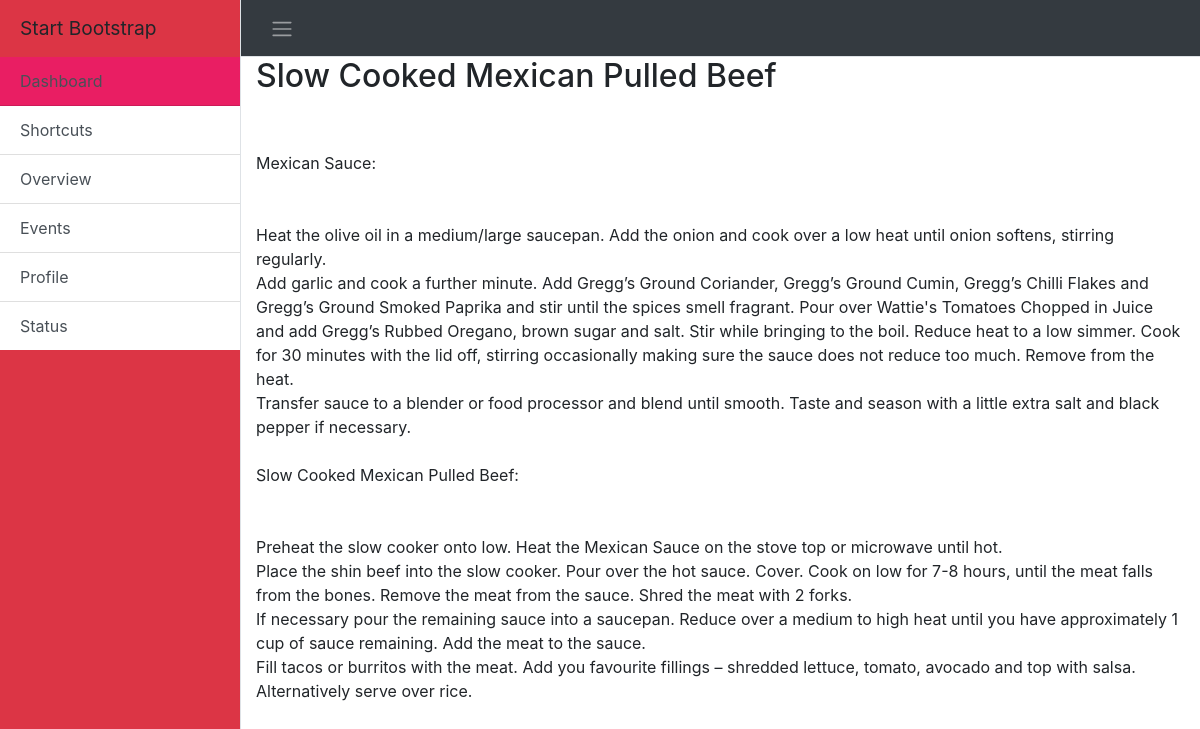
The page /post/8/ on the database its author committed.
### food/models.py (models this page shows, shortened)
class Post(models.Model):
	title = models.CharField(max_length=200)
	image = models.CharField(max_length=500)
	article_link = models.CharField(max_length=500, default='None')
	ingredients = models.TextField()
	text = models.TextField()
	published_date = models.DateTimeField(default=timezone.now())

### food/views.py (the view)
# urls.py: path('post/<int:pk>/', views.post_detail, name='post_detail'),
def post_detail(request, pk):
	post = get_object_or_404(Post, pk=pk)
	return render(request, 'food/post_detail.html', {'post': post})

### food/templates/food/post_detail.html
{% extends 'food/base.html' %}
{% block content %}
<div class="post">
        <h2>{{ post.title }}</h2>
        <p>{{ post.text|linebreaksbr }}</p>
    </div>
{% endblock %}

### food/static/css/stylesheet.css (style rules this page uses)
body { overflow-x: hidden; }

### rows shown on the page
Post: title "Slow Cooked Mexican Pulled Beef", text "Mexican Sauce: Heat the olive oil in a medium/large saucepan. Add the onion and cook over a low heat until onion softens, stirring regularly. Add garlic and cook a further minute. Add Gregg’s Ground Coriander, Gregg’s Ground Cumin, Gregg’s Chilli Flakes and Gregg’s Ground Smoked Paprika and stir until the spices smell fragrant. Pour over Wattie's Tomatoes Chopped in Juice and add Gregg’s Rubbed Oregano, brown sugar and salt. Stir while bringing to the boil. Reduce heat to a low simmer. Cook for 30 minutes with the lid off, stirring occasionally making sure the sauce does not reduce too much. Remove from the heat. Transfer sauce to a blender or food processor and blend until smooth. Taste…"
